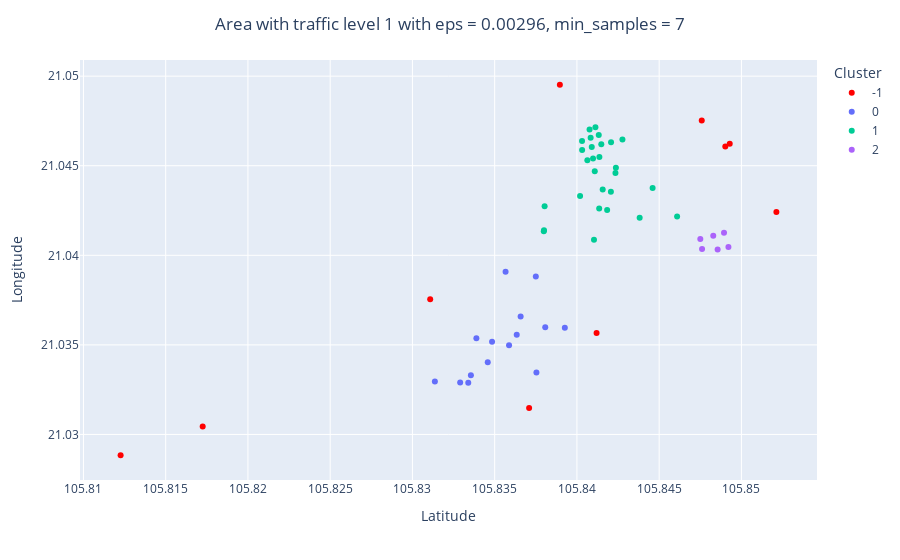

Notebook cell for this chart:
### Code cell
#Plot for Model 1
after_fig1 = px.scatter(TF_1, 
                        x = "Latitude",
                        y = "Longitude", 
                        color=TF_1['labels'].astype(str),
                        color_discrete_map={'-1':'red', '0': '#636EFA'},
                        labels={"color" : "Cluster"},
                      ) 
after_fig1.update_layout(
            title={
            'text' : "Area with traffic level 1 with eps = 0.00296, min_samples = 7",
            'x':0.5,
            'xanchor': 'center',
        })

### Figure 1 — Plotly figure (JSON) as saved in the notebook; plotly's stock layout.template omitted (floating-point values rounded to 4 significant figures)
{"data": [{"hovertemplate": "Cluster=-1<br>Latitude=%{x}<br>Longitude=%{y}<extra></extra>", "legendgroup": "-1", "marker": {"color": "red", "symbol": "circle"}, "mode": "markers", "name": "-1", "orientation": "v", "showlegend": true, "type": "scatter", "x": [105.8, 105.9, 105.8, 105.8, 105.8, 105.8, 105.8, 105.8, 105.8, 105.8], "xaxis": "x", "y": [21.05, 21.04, 21.05, 21.04, 21.03, 21.03, 21.05, 21.03, 21.04, 21.05], "yaxis": "y"}, {"hovertemplate": "Cluster=0<br>Latitude=%{x}<br>Longitude=%{y}<extra></extra>", "legendgroup": "0", "marker": {"color": "#636EFA", "symbol": "circle"}, "mode": "markers", "name": "0", "orientation": "v", "showlegend": true, "type": "scatter", "x": [105.8, 105.8, 105.8, 105.8, 105.8, 105.8, 105.8, 105.8, 105.8, 105.8, 105.8, 105.8, 105.8, 105.8, 105.8], "xaxis": "x", "y": [21.03, 21.04, 21.04, 21.04, 21.04, 21.04, 21.04, 21.04, 21.04, 21.03, 21.03, 21.03, 21.03, 21.03, 21.03], "yaxis": "y"}, {"hovertemplate": "Cluster=1<br>Latitude=%{x}<br>Longitude=%{y}<extra></extra>", "legendgroup": "1", "marker": {"color": "#00cc96", "symbol": "circle"}, "mode": "markers", "name": "1", "orientation": "v", "showlegend": true, "type": "scatter", "x": [105.8, 105.8, 105.8, 105.8, 105.8, 105.8, 105.8, 105.8, 105.8, 105.8, 105.8, 105.8, 105.8, 105.8, 105.8, 105.8, 105.8, 105.8, 105.8, 105.8, 105.8, 105.8, 105.8, 105.8, 105.8, 105.8, 105.8, 105.8], "xaxis": "x", "y": [21.04, 21.04, 21.04, 21.04, 21.05, 21.04, 21.04, 21.04, 21.04, 21.04, 21.05, 21.05, 21.05, 21.05, 21.05, 21.05, 21.05, 21.05, 21.05, 21.05, 21.05, 21.04, 21.04, 21.05, 21.04, 21.04, 21.04, 21.04], "yaxis": "y"}, {"hovertemplate": "Cluster=2<br>Latitude=%{x}<br>Longitude=%{y}<extra></extra>", "legendgroup": "2", "marker": {"color": "#ab63fa", "symbol": "circle"}, "mode": "markers", "name": "2", "orientation": "v", "showlegend": true, "type": "scatter", "x": [105.8, 105.8, 105.8, 105.8, 105.8, 105.8], "xaxis": "x", "y": [21.04, 21.04, 21.04, 21.04, 21.04, 21.04], "yaxis": "y"}], "layout": {"legend": {"title": {"text": "Cluster"}, "tracegroupgap": 0}, "margin": {"t": 60}, "title": {"text": "Area with traffic level 1 with eps = 0.00296, min_samples = 7", "x": 0.5, "xanchor": "center"}, "xaxis": {"anchor": "y", "domain": [0, 1], "title": {"text": "Latitude"}}, "yaxis": {"anchor": "x", "domain": [0, 1], "title": {"text": "Longitude"}}}}
